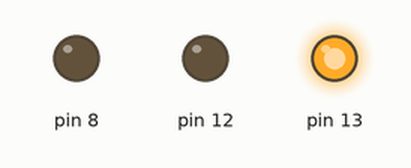
Simulated run of this sketch. Board: Arduino Uno, built with avr-gcc and run on an emulated ATmega328P. Parts: output pins drawn as LEDs (lit = HIGH).

Above: at 2.0 s.
At 5.0 s:
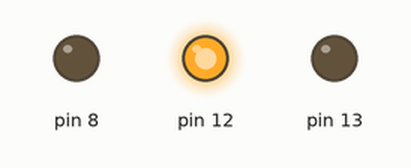
At 9.0 s:
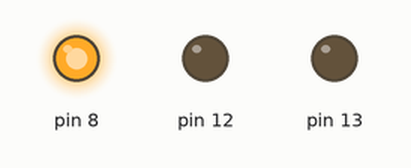
Timing chart, 0 to 15.6 s (numbered marks = the images above):
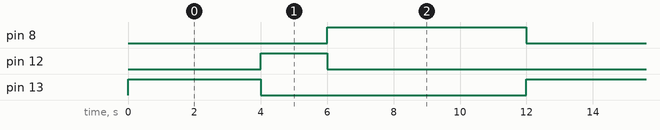

Measured:
- by itself, pin 8: alternates HIGH for 6.0 s and LOW for 6.0 s
- by itself, pin 12: alternates HIGH for 2.0 s and LOW for 10.0 s
- by itself, pin 13: alternates HIGH for 4.0 s and LOW for 8.0 s

The sketch:

projeto.ino
```cpp
#include <proj.h>
```

proj.h
```cpp
#include <Arduino.h>
void ligar();
void desligar();

// Classe para controle dos leds
class Led {
 private:
  int _pino;
 public:
  Led(int pino) {
   _pino = pino;
   pinMode(_pino, OUTPUT);
  }

  //Função para ligar os leds
  void ligar() {
   digitalWrite(_pino, HIGH);
  }

  //Função para desligar os leds
  void desligar() {
   digitalWrite(_pino, LOW);
  }
};

//Define os Leds
Led led_verde(13);
Led led_amarelo(12);
Led led_vermelho(8);

//Define variáveis iniciais
int estado = 0;
unsigned long tempoAnterior = 0;

void setup() {
  //Define o estado inicial dos Leds
  led_verde.ligar();
  led_amarelo.desligar();
  led_vermelho.desligar();
  tempoAnterior = millis();
}

void loop() {
  unsigned long tempoAtual = millis();

  switch (estado) {
    case 0:
      // Primeiro caso (verde)
      if (tempoAtual - tempoAnterior >= 4000) {
        led_verde.desligar();
        led_amarelo.ligar();
        estado = 1;
        tempoAnterior = tempoAtual;
      }
    break;

    case 1:
      // Segundo caso (amarelo)
      if (tempoAtual - tempoAnterior >= 2000) {
        led_amarelo.desligar();
        led_vermelho.ligar();
        estado = 2;
        tempoAnterior = tempoAtual;
      }
    break;

    case 2:
      // Terceiro caso (vermelho)
      if (tempoAtual - tempoAnterior >= 6000) {
        led_vermelho.desligar();
        led_verde.ligar();
        estado = 0;
        tempoAnterior = tempoAtual;
      }
    break;
 }
}
```
